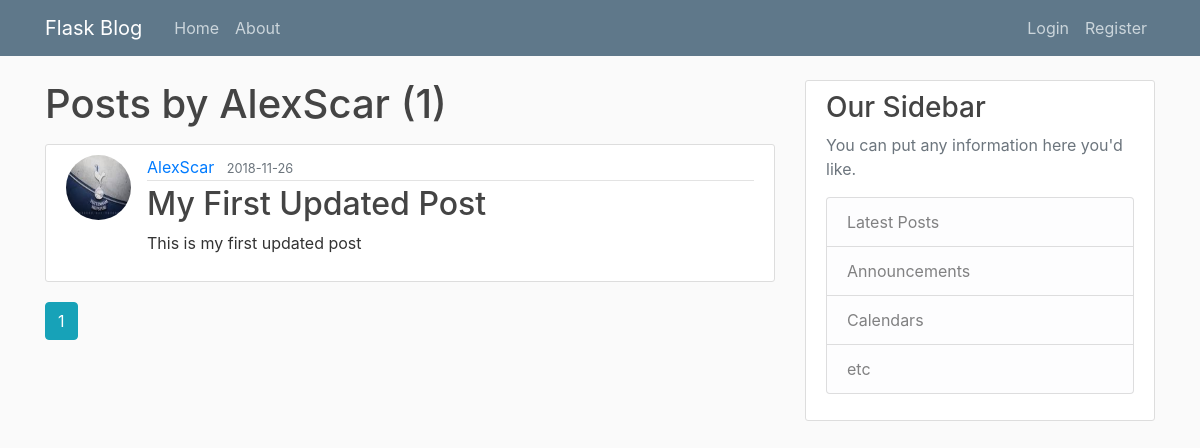
Before: /user/AlexScar with the older database file.
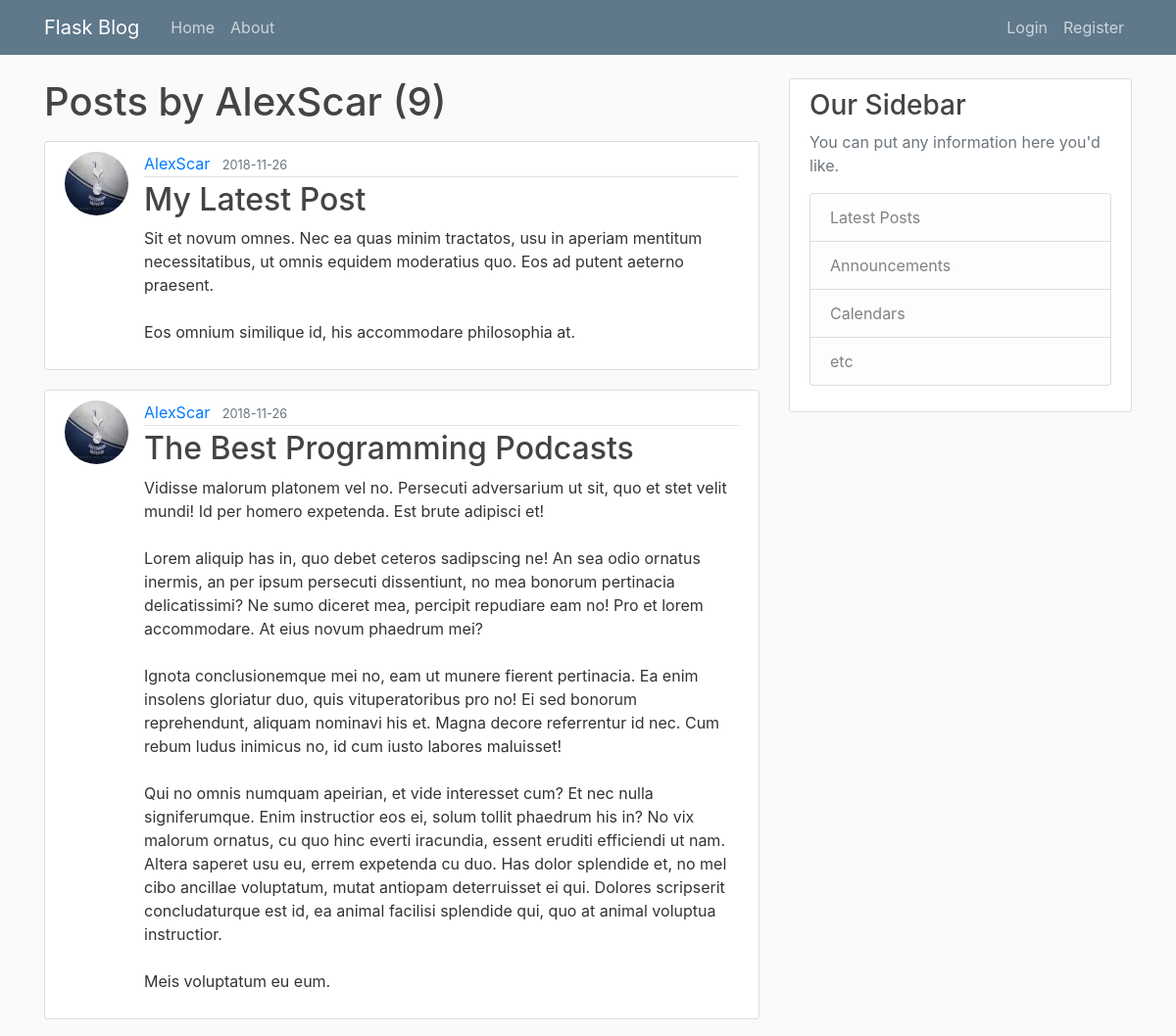
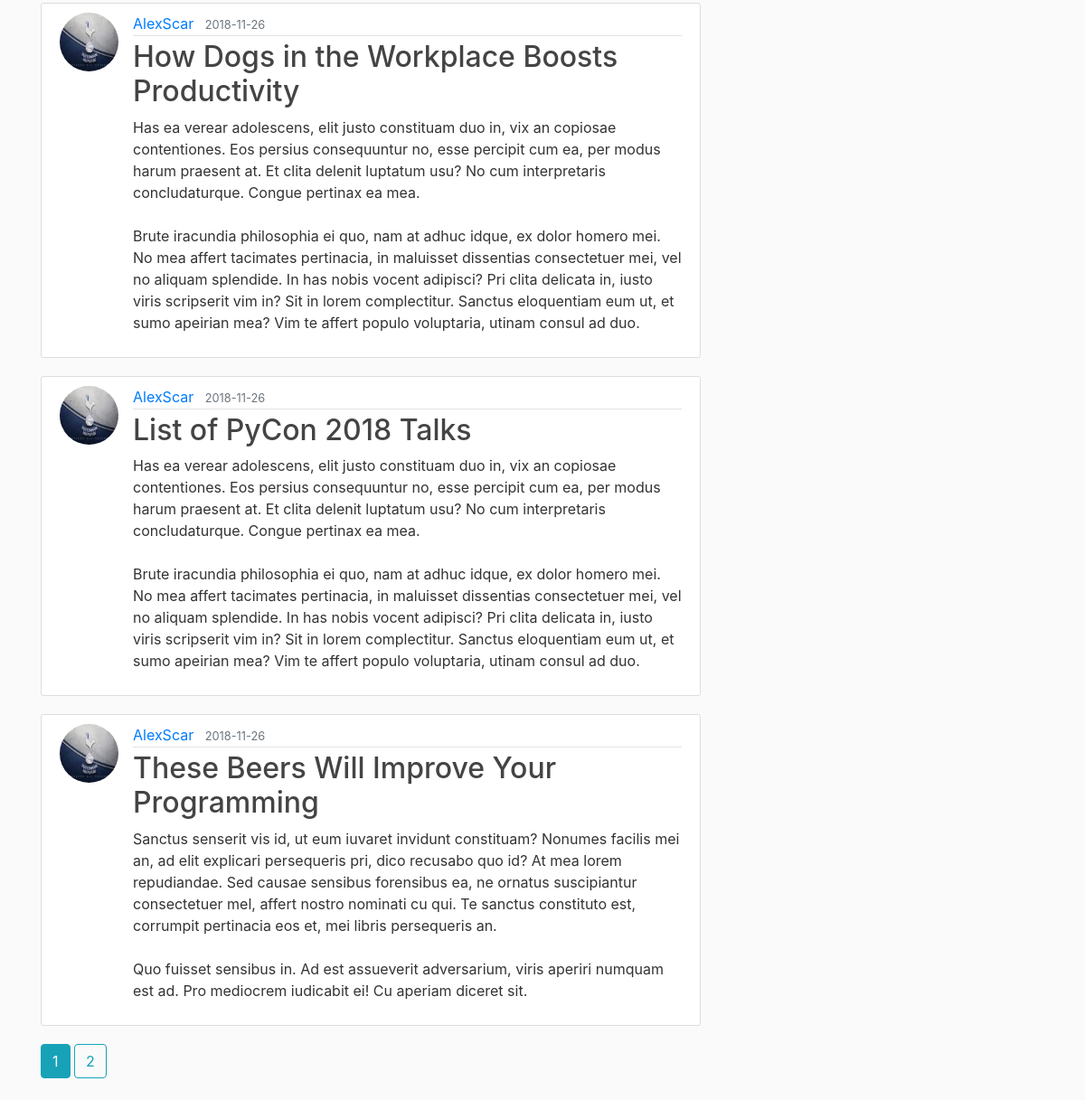
After: the same page with the newer database file (2 pictures, top to bottom).
### flask_blog/models.py (models this page shows, shortened)
class User(db.Model, UserMixin):
    id = db.Column(db.Integer, primary_key=True)
    username = db.Column(db.String(20), unique=True, nullable=False)
    email = db.Column(db.String(120), unique=True, nullable=False)
    img_file = db.Column(db.String(20), nullable=False, default='default.jpg')
    password = db.Column(db.String(60), nullable=False)
    posts = db.relationship('Post', backref='author', lazy=True)

class Post(db.Model):
    id = db.Column(db.Integer, primary_key=True)
    title = db.Column(db.String(100), nullable=False)
    posted_at = db.Column(db.DateTime, nullable=False, default=datetime.utcnow)
    content = db.Column(db.Text, nullable=False)
    user_id = db.Column(db.Integer, db.ForeignKey('user.id'), nullable=False)

### flask_blog/routes.py (the view)
@app.route('/user/<string:username>')
def user_posts(username):
    page = request.args.get('page', default=1, type=int)
    user = User.query.filter_by(username=username).first_or_404()
    posts = Post.query.filter_by(author=user).order_by(
        Post.posted_at.desc()).paginate(page=page, per_page=5)
    return render_template('user_posts.html', posts=posts, user=user)

### flask_blog/templates/user_posts.html
{% extends 'layout.html' %}
{% block content %}
    <h1 class="mb-3">Posts by {{ user.username }} ({{ posts.total }})</h1>
    {% for post in posts.items %}
        <article class="media content-section">
            <img src="{{ url_for('static', filename='profile_pics/' + post.author.img_file) }}" class="rounded-circle article-img">
            <div class="media-body">
                <div class="article-metadata">
                    <a class="mr-2" href="{{ url_for('user_posts', username=post.author.username) }}">
                        {{ post.author.username }}
                    </a>
                    <small class="text-muted">{{ post.posted_at.strftime('%Y-%m-%d') }}</small>
                </div>
                <h2>
                    <a class="article-title" href="{{ url_for('post', post_id=post.id) }}">
                        {{ post.title }}
                    </a>
                </h2>
                <p class="article-content">{{ post.content }}</p>
            </div>
        </article>
    {% endfor %}
    {% for page_num in posts.iter_pages(left_edge=1, right_edge=1, left_current=1, right_current=2) %}
        {% if page_num %}
            {% if posts.page == page_num %}
                <a class="btn btn-info mb-4" href="{{ url_for('user_posts', username=user.username, page=page_num) }}">
                    {{ page_num }}
                </a>
            {% else %}
                <a class="btn btn-outline-info mb-4" href="{{ url_for('user_posts', username=user.username, page=page_num) }}">
                    {{ page_num }}
                </a>
            {% endif %}
        {% else %}
            ...
        {% endif %}
    {% endfor %}
{% endblock %}

### flask_blog/templates/layout.html (shortened to what this page needs)
<!DOCTYPE html>
<html lang="en">
<head>
    <link rel="stylesheet" href="https://stackpath.bootstrapcdn.com/bootstrap/4.1.3/css/bootstrap.min.css">
    <link rel="stylesheet" type="text/css" href="{{ url_for('static', filename='main.css') }}">
</head>
<body>
    <header class="site-header">
        <nav class="navbar navbar-expand-md navbar-dark bg-steel fixed-top">
            <div class="container">
                <a class="navbar-brand mr-4" href="/">Flask Blog</a>
                <div class="collapse navbar-collapse" id="navbarToggle">
                    <div class="navbar-nav mr-auto">
                        <a class="nav-item nav-link" href="{{ url_for('index') }}">Home</a>
                        <a class="nav-item nav-link" href="{{ url_for('about') }}">About</a>
                    </div>
                    <div class="navbar-nav">
                        {% if current_user.is_authenticated %}
                            <a href="{{ url_for('new_post') }}" class="nav-item nav-link">New Post</a>
                            <a href="{{ url_for('account') }}" class="nav-item nav-link">Account</a>
                            <a href="{{ url_for('logout') }}" class="nav-item nav-link">Logout</a>
                        {% else %}
                            <a class="nav-item nav-link" href="{{ url_for('login') }}">Login</a>
                            <a class="nav-item nav-link" href="{{ url_for('register') }}">Register</a>
                        {% endif %}
                    </div>
                </div>
            </div>
        </nav>
    </header>
    <main role="main" class="container">
        <div class="row">
            <div class="col-md-8">
                {% block content %}{% endblock %}
            </div>
            <div class="col-md-4">
                <div class="content-section">
                    <h3>Our Sidebar</h3>
                    <p class='text-muted'>You can put any information here you'd like.
                        <ul class="list-group">
                            <li class="list-group-item list-group-item-light">Latest Posts</li>
                            <li class="list-group-item list-group-item-light">Announcements</li>
                            <li class="list-group-item list-group-item-light">Calendars</li>
                            <li class="list-group-item list-group-item-light">etc</li>
                        </ul>
                    </p>
                </div>
            </div>
        </div>
    </main>
</body>
</html>

### flask_blog/static/main.css (style rules this page uses)
body { background: #fafafa; color: #333333; margin-top: 5rem; }
h1, h2, h3, h4, h5, h6 { color: #444444; }
.bg-steel { background-color: #5f788a; }
.site-header .navbar-nav .nav-link { color: #cbd5db; }
.content-section { background: #ffffff; padding: 10px 20px; border: 1px solid #dddddd; border-radius: 3px; margin-bottom: 20px; }
.article-title { color: #444444; }
.article-content { white-space: pre-line; }
.article-img { height: 65px; width: 65px; margin-right: 16px; }
.article-metadata { padding-bottom: 1px; margin-bottom: 4px; border-bottom: 1px solid #e3e3e3; }

Changed rows visible on the page:
no longer on this page (row unchanged): Post: img_file (picture), author.username "AlexScar", posted_at "2018-11-26", title "My First Updated Post", content "This is my first updated post"
added Post: img_file (picture), author.username "AlexScar", posted_at "2018-11-26", title "My Latest Post", content "Sit et novum omnes. Nec ea quas minim tractatos, usu in aperiam mentitum necessitatibus, ut omnis equidem moderatius quo. Eos ad putent aeterno praesent. Eos omnium similique id, his accommodare philosophia at."
added Post: img_file (picture), author.username "AlexScar", posted_at "2018-11-26", title "The Best Programming Podcasts", content "Vidisse malorum platonem vel no. Persecuti adversarium ut sit, quo et stet velit mundi! Id per homero expetenda. Est brute adipisci et! Lorem aliquip has in, quo debet ceteros sadipscing ne! An sea odio ornatus inermis, an per ipsum persecuti dissentiunt, no mea bonorum pertinacia delicatissimi? Ne sumo diceret mea, percipit repudiare eam no! Pro et lorem accommodare. At eius novum phaedrum mei? Ignota conclusionemque mei no, eam ut munere fierent pertinacia. Ea enim insolens gloriatur duo, quis vituperatoribus pro no! Ei sed bonorum reprehendunt, aliquam nominavi his et. Magna decore referrentur id nec. Cum rebum ludus inimicus no, id cum iusto labores maluisset! Qui no omnis numquam…"
added Post: img_file (picture), author.username "AlexScar", posted_at "2018-11-26", title "How Dogs in the Workplace Boosts Productivity", content "Has ea verear adolescens, elit justo constituam duo in, vix an copiosae contentiones. Eos persius consequuntur no, esse percipit cum ea, per modus harum praesent at. Et clita delenit luptatum usu? No cum interpretaris concludaturque. Congue pertinax ea mea. Brute iracundia philosophia ei quo, nam at adhuc idque, ex dolor homero mei. No mea affert tacimates pertinacia, in maluisset dissentias consectetuer mei, vel no aliquam splendide. In has nobis vocent adipisci? Pri clita delicata in, iusto viris scripserit vim in? Sit in lorem complectitur. Sanctus eloquentiam eum ut, et sumo apeirian mea? Vim te affert populo voluptaria, utinam consul ad duo."
added Post: img_file (picture), author.username "AlexScar", posted_at "2018-11-26", title "List of PyCon 2018 Talks", content "Has ea verear adolescens, elit justo constituam duo in, vix an copiosae contentiones. Eos persius consequuntur no, esse percipit cum ea, per modus harum praesent at. Et clita delenit luptatum usu? No cum interpretaris concludaturque. Congue pertinax ea mea. Brute iracundia philosophia ei quo, nam at adhuc idque, ex dolor homero mei. No mea affert tacimates pertinacia, in maluisset dissentias consectetuer mei, vel no aliquam splendide. In has nobis vocent adipisci? Pri clita delicata in, iusto viris scripserit vim in? Sit in lorem complectitur. Sanctus eloquentiam eum ut, et sumo apeirian mea? Vim te affert populo voluptaria, utinam consul ad duo."
added Post: img_file (picture), author.username "AlexScar", posted_at "2018-11-26", title "These Beers Will Improve Your Programming", content "Sanctus senserit vis id, ut eum iuvaret invidunt constituam? Nonumes facilis mei an, ad elit explicari persequeris pri, dico recusabo quo id? At mea lorem repudiandae. Sed causae sensibus forensibus ea, ne ornatus suscipiantur consectetuer mel, affert nostro nominati cu qui. Te sanctus constituto est, corrumpit pertinacia eos et, mei libris persequeris an. Quo fuisset sensibus in. Ad est assueverit adversarium, viris aperiri numquam est ad. Pro mediocrem iudicabit ei! Cu aperiam diceret sit."
Other visible differences:
{{ posts.total }}: "1" → "9"
new list line: "2"
